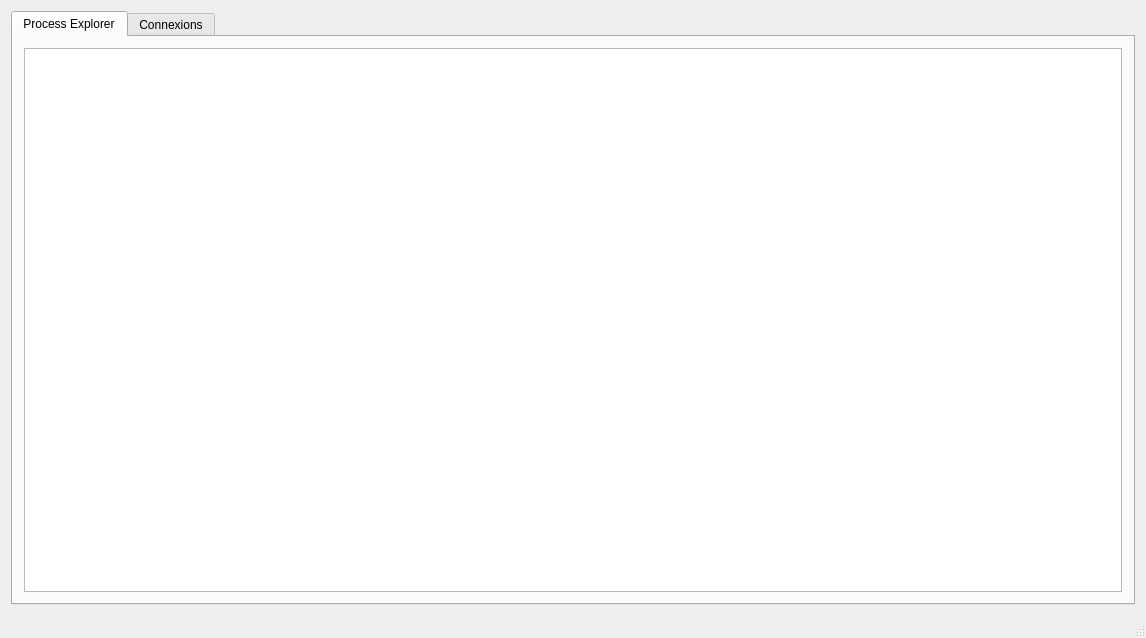
<?xml version="1.0" encoding="UTF-8"?>
<ui version="4.0">
 <class>MainWindow</class>
 <widget class="QMainWindow" name="MainWindow">
  <property name="geometry">
   <rect>
    <x>0</x>
    <y>0</y>
    <width>1146</width>
    <height>638</height>
   </rect>
  </property>
  <property name="windowTitle">
   <string>Test Widgets</string>
  </property>
  <widget class="QWidget" name="centralWidget">
   <layout class="QHBoxLayout" name="horizontalLayout">
    <item>
     <widget class="QTabWidget" name="tabWidget">
      <property name="currentIndex">
       <number>0</number>
      </property>
      <widget class="QWidget" name="processTab">
       <attribute name="title">
        <string>Process Explorer</string>
       </attribute>
       <layout class="QHBoxLayout" name="horizontalLayout_2">
        <item>
         <widget class="QTableView" name="processView">
          <property name="editTriggers">
           <set>QAbstractItemView::NoEditTriggers</set>
          </property>
          <property name="selectionBehavior">
           <enum>QAbstractItemView::SelectRows</enum>
          </property>
          <property name="sortingEnabled">
           <bool>true</bool>
          </property>
          <attribute name="horizontalHeaderStretchLastSection">
           <bool>true</bool>
          </attribute>
          <attribute name="verticalHeaderDefaultSectionSize">
           <number>20</number>
          </attribute>
          <attribute name="verticalHeaderStretchLastSection">
           <bool>true</bool>
          </attribute>
         </widget>
        </item>
       </layout>
      </widget>
      <widget class="QWidget" name="connTab">
       <attribute name="title">
        <string>Connexions</string>
       </attribute>
       <layout class="QHBoxLayout" name="horizontalLayout_3">
        <item>
         <widget class="QTableView" name="connView">
          <property name="selectionBehavior">
           <enum>QAbstractItemView::SelectRows</enum>
          </property>
          <attribute name="horizontalHeaderStretchLastSection">
           <bool>true</bool>
          </attribute>
         </widget>
        </item>
       </layout>
      </widget>
     </widget>
    </item>
   </layout>
  </widget>
  <widget class="QMenuBar" name="menuBar">
   <property name="geometry">
    <rect>
     <x>0</x>
     <y>0</y>
     <width>1146</width>
     <height>27</height>
    </rect>
   </property>
  </widget>
  <widget class="QStatusBar" name="statusBar"/>
 </widget>
 <layoutdefault spacing="6" margin="11"/>
 <resources/>
 <connections/>
</ui>
